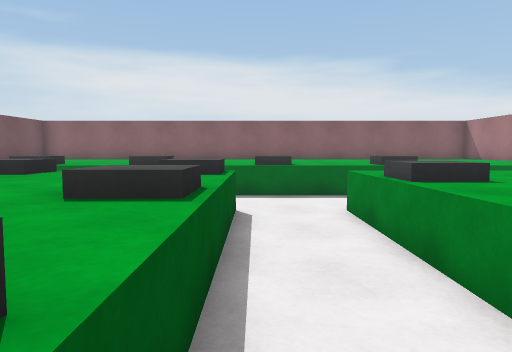
[1] (above)

16 first-person views from a walk through a 3-D level made in the Unity game engine. The camera is 1.2 m above the floor, tilts 4° down and sees 70° across. The floor is counted in squares, 1 m on a side. Each view is taken from the middle of a square. On the plan, view 1 faces up. The plan holds only what a view shows up to about 15 squares ahead; the rest is blank. The place goes on beyond the plan.

[2]
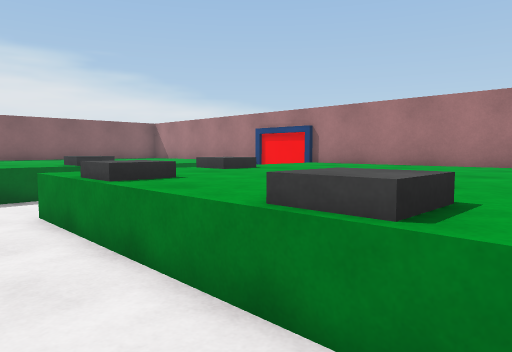

[3]
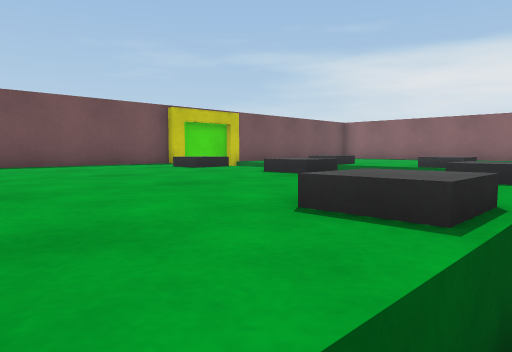

[4]
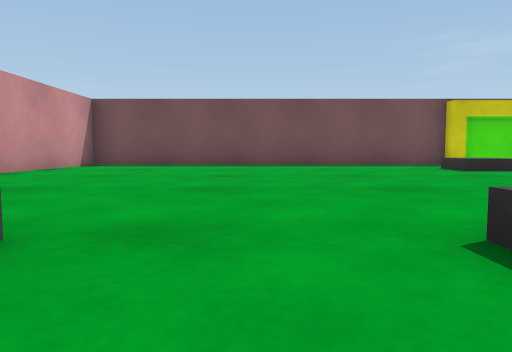

[5]
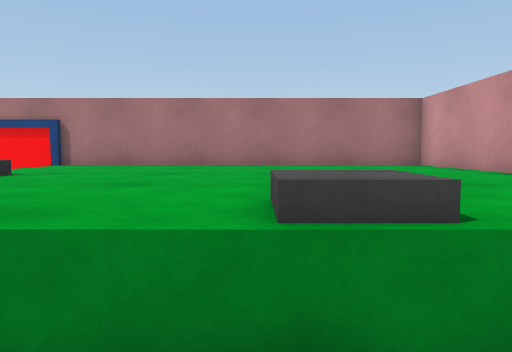

[6]
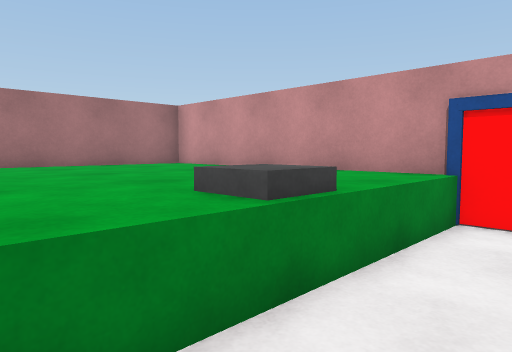

[7]
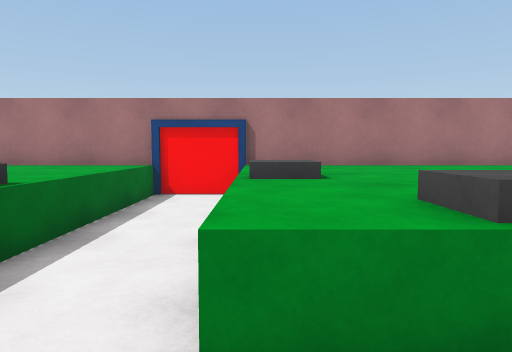

[8]
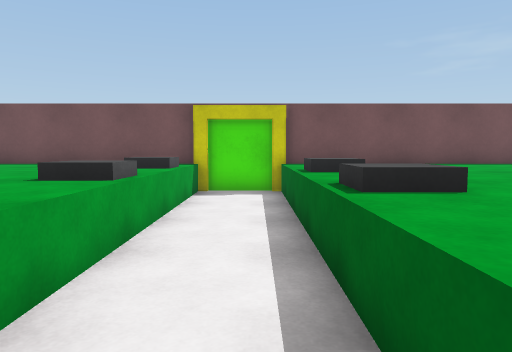

[9]
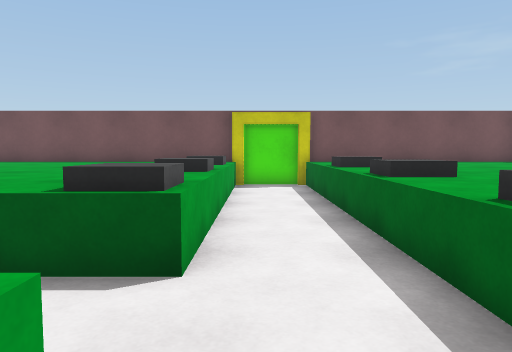

[10]
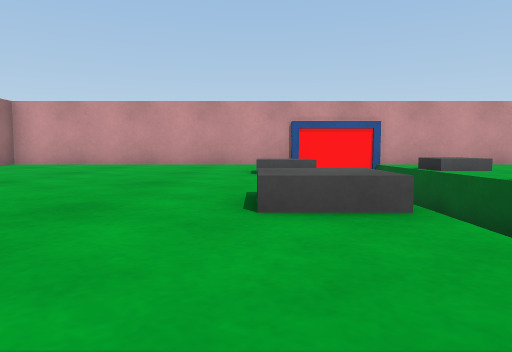

[11]
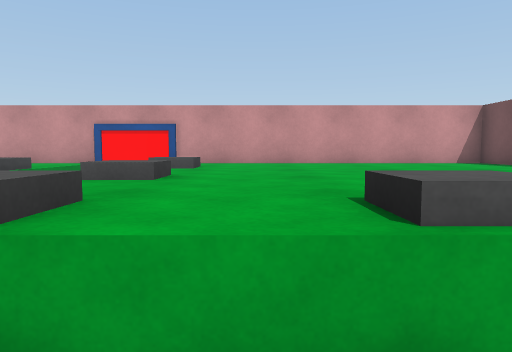

[12]
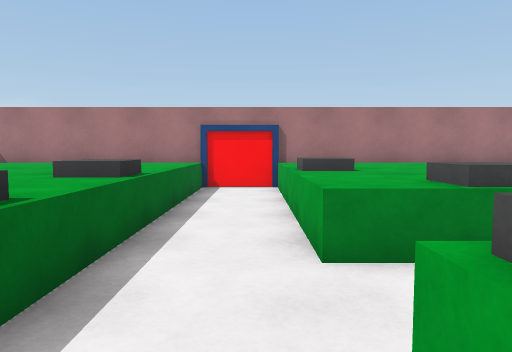

[13]
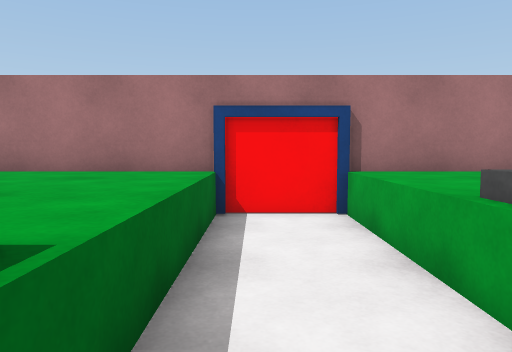

[14]
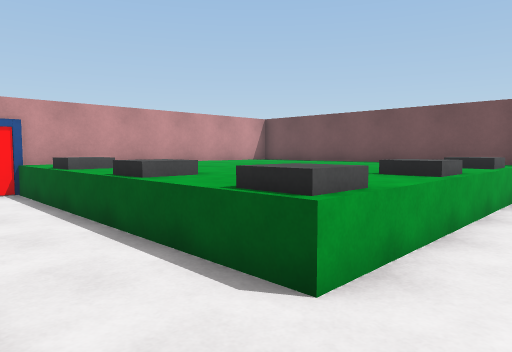

[15]
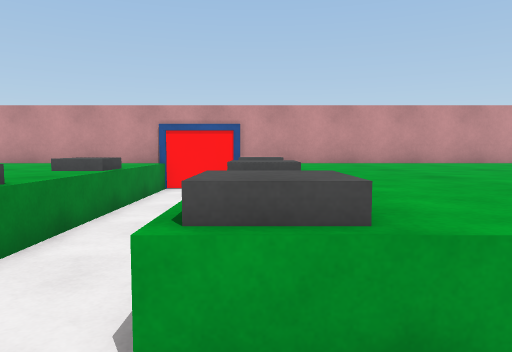

[16]
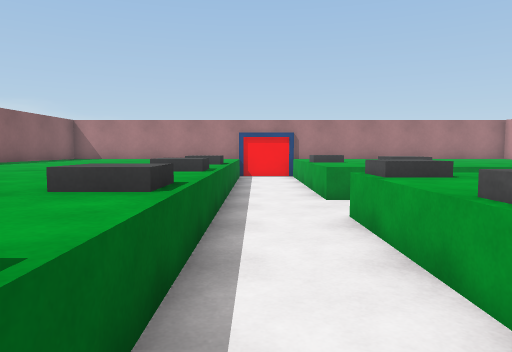

### Floor plan
Key: @ floor where view 1 was taken; # wall or solid block; . floor; ^ raised ledge; O other object.
Columns run from 10 left of view 1 to 10 right of it. Each row starts with its distance up from view 1.
 12 #   ^^^^^^^ ^^^^ ^^^#
 11 #  OO^^O^^OO^OO^^^^^#
 10 #^^O#^^#^^##^O#^^^^^#
  9 #...................#
  8 #...................#
  7 ^^O#^#O^OO..^^^#O^^^#
  6 ^^OO^OO^OO..OO^OO^^^#
  5 ^^^^^^^^^^..OO^^^^^^#
  4 ^^^^^^^^OO..^^^^^^^^#
  3 ^^^^^^^^OO..^^^^^^^^#
  2 ^^^^^^^^^^..^O^^^^^^#
  1 ^^^^^^^^OO..OO^^^^^^#
  0 ^^^^^^^^OO@.^^^^^^^^#
 -1 ^^^^^^^^^^..^^^^^^^^#
 -2 ^^^^^^^^^^..^^^^^^^^#
 -3 #####################

Where each view was taken, in squares from view 1:
view 1: 0 up, 0 right, facing up
view 2: 0 up, 0 right, facing up-right
view 3: 1 up, 0 right, facing up-left
view 4: 2 up, 0 right, facing left
view 5: 2 up, 0 right, facing right
view 6: 4 up, 0 right, facing down-right
view 7: 7 up, 0 right, facing right
view 8: 9 up, 1 right, facing left
view 9: 8 up, 3 right, facing left
view 10: 8 up, 3 right, facing down
view 11: 9 up, 3 left, facing down
view 12: 8 up, 2 left, facing right
view 13: 9 up, 3 right, facing right
view 14: 9 up, 2 right, facing down-left
view 15: 9 up, 1 left, facing down
view 16: 9 up, 7 left, facing right
